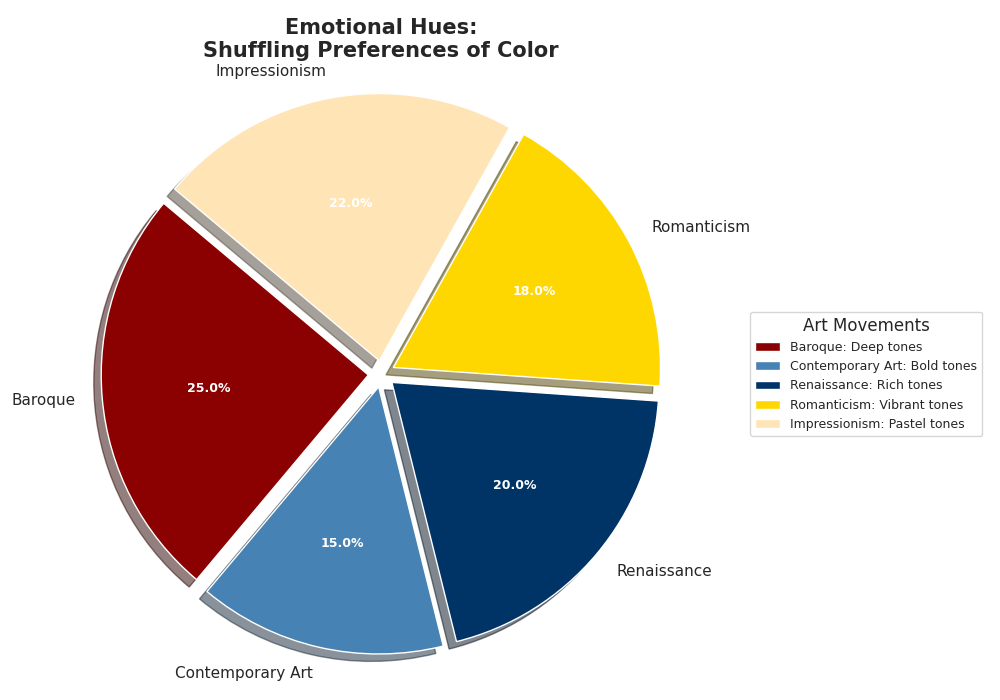

Python code for this plot:
import matplotlib.pyplot as plt

# Define art movements and their corresponding color usage percentages
art_movements = ['Baroque', 'Contemporary Art', 'Renaissance', 'Romanticism', 'Impressionism']
color_usage = [25, 15, 20, 18, 22]

# Colors associated with each art movement
colors = ['#8B0000', '#4682B4', '#003366', '#FFD700', '#FFE4B5']

# Create a standard pie chart
fig, ax = plt.subplots(figsize=(10, 7))
wedges, texts, autotexts = ax.pie(color_usage, labels=art_movements, autopct='%1.1f%%',
                                  startangle=140, colors=colors, shadow=True,
                                  explode=(0.05, 0.05, 0.05, 0.05, 0.05))

# Customize autotexts
plt.setp(autotexts, size=9, weight='bold', color='white')

# Title with altered look
plt.title("Emotional Hues:\nShuffling Preferences of Color", fontsize=15, fontweight='bold')

# Equal aspect ratio ensures that pie is drawn as a circle
ax.axis('equal')  

# Legend with altered context
ax.legend(wedges, [f'{movement}: {color} tones' for movement, color in zip(art_movements, ['Deep', 'Bold', 'Rich', 'Vibrant', 'Pastel'])],
          title="Art Movements", loc="center left", bbox_to_anchor=(1, 0, 0.5, 1), fontsize=9)

# Automatically adjust layout
plt.tight_layout()

# Display the plot
plt.show()
